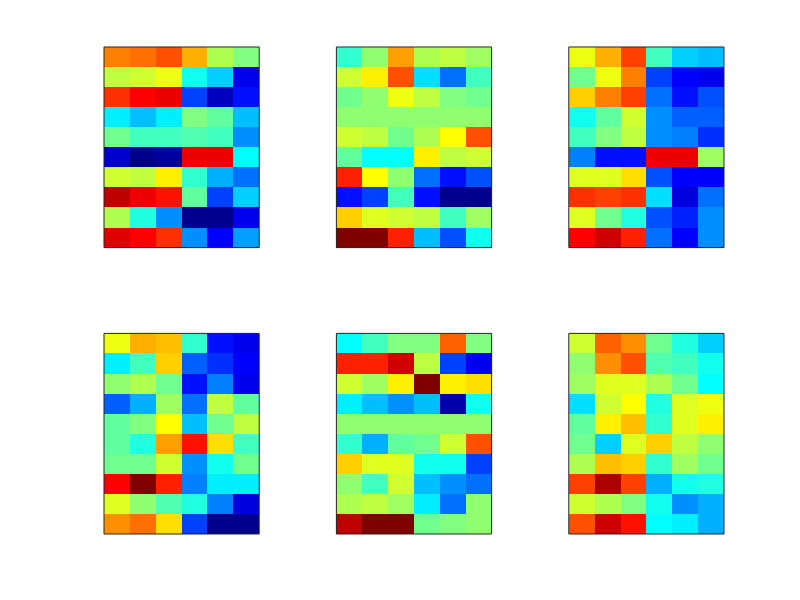

Write the MATLAB code that produced this figure.
clc;
clear all;

load('eeg_fig3_data.mat');
matrix=subplot(2,3,1),imagesc(mci(:,1:6));
xticks([ ]);yticks([ ]);caxis([-0.5 0.5]);
matrix=subplot(2,3,2),imagesc(hc(:,1:6));
xticks([ ]);yticks([ ]);caxis([-0.5 0.5]);
matrix=subplot(2,3,3),imagesc(whole(:,1:6));
xticks([ ]);yticks([ ]);caxis([-0.5 0.5]);
matrix=subplot(2,3,4),imagesc(mci2(:,1:6));
xticks([ ]);yticks([ ]);caxis([-0.5 0.5]);
matrix=subplot(2,3,5),imagesc(hc2(:,1:6));
xticks([ ]);yticks([ ]);caxis([-0.5 0.5]);
matrix=subplot(2,3,6),imagesc(whole2(:,1:6));
colormap jet;
caxis([-0.5 0.5]);
xticks([ ]);yticks([ ]);